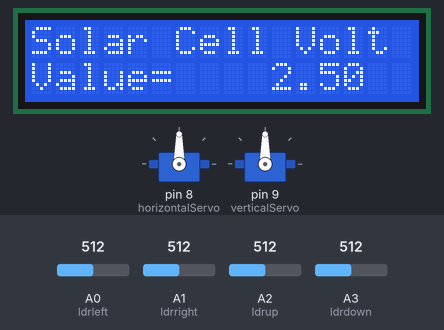
A sketch run on a simulated Arduino Uno, built with avr-gcc and run on an emulated ATmega328P. On the bench: 2 × servo, 16×2 character LCD. The inputs (shaded band) are chosen by the test bench; at power-on: A0 (ldrleft) = 512, A2 (ldrup) = 512, A3 (ldrdown) = 512, A1 (ldrright) = 512. What the sketch prints to the serial monitor is not drawn.

Above: at 1.2 s.
1.3 s: A0 (ldrleft) set to 529
At 2.55 s:
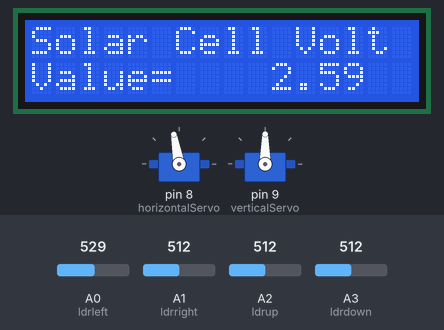
4.3 s: A2 (ldrup) set to 528
At 5.09 s:
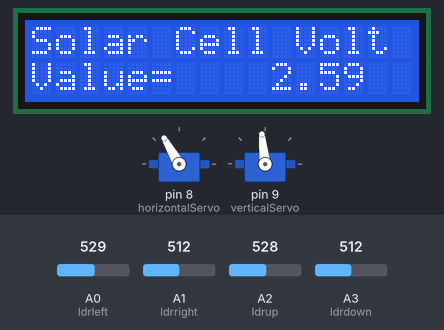
6.9 s: A0 (ldrleft) set to 306
At 7.11 s:
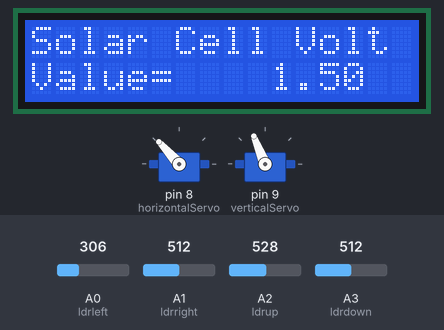
9.9 s: A3 (ldrdown) set to 523
At 10.15 s:
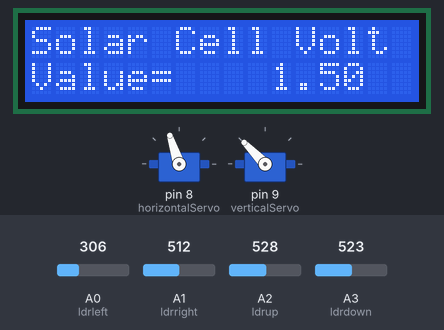
12.9 s: A2 (ldrup) set to 716
At 13.07 s:
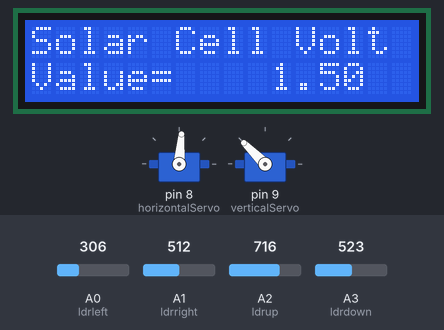
15.5 s: A1 (ldrright) set to 30
Timing chart, 0 to 21.3 s (numbered marks = the images above; inputs shaded):
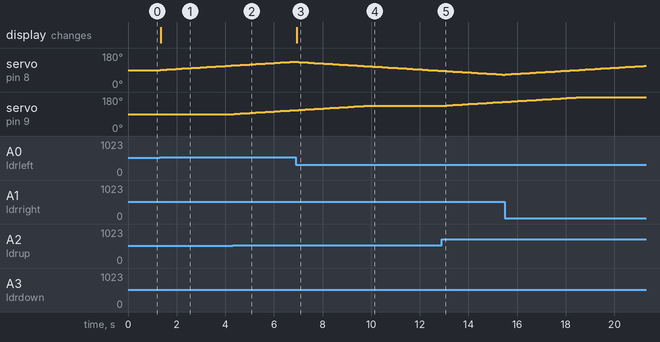

The sketch:

DualAxisSolarPanel.ino
```cpp
#include <Servo.h>
#include <Adafruit_LiquidCrystal.h>

// Servo setup
Servo horizontalServo;
Servo verticalServo;
int ldrleft = A0;   // LDR for left
int ldrright = A1;  // LDR for right
int ldrup = A2;     // LDR for up
int ldrdown = A3;   // LDR for down
int ldrleftvalue = 0;
int ldrrightvalue = 0;
int ldrupvalue = 0;
int ldrdownvalue = 0;
int hpos = 90;      // Initial horizontal position
int vpos = 90;      // Initial vertical position
int deadzone = 5;   // Deadzone for movement

// LCD setup
float solarcell = 0;
Adafruit_LiquidCrystal lcd(0);

void setup() {
    // Servo setup
    horizontalServo.attach(8);
    verticalServo.attach(9);
    horizontalServo.write(hpos);
    verticalServo.write(vpos);

    // LCD setup
    pinMode(A0, INPUT); // A0 is used for LDR and solar cell
    Serial.begin(9600);
    lcd.begin(16, 2);
}

void loop() {
    // Read LDR values
    ldrleftvalue = analogRead(ldrleft);
    ldrrightvalue = analogRead(ldrright);
    ldrupvalue = analogRead(ldrup);
    ldrdownvalue = analogRead(ldrdown);

    // Calculate differences for servo movement
    int hdiff = ldrleftvalue - ldrrightvalue;
    int vdiff = ldrupvalue - ldrdownvalue;

    // Horizontal Movement
    if (abs(hdiff) > deadzone) {
        if (hdiff > 0) {
            hpos += 1;
        } else {
            hpos -= 1;
        }
    }

    // Vertical Movement
    if (abs(vdiff) > deadzone) {
        if (vdiff > 0) {
            vpos += 1;
        } else {
            vpos -= 1;
        }
    }

    // Constrain servo positions
    hpos = constrain(hpos, 0, 180);
    vpos = constrain(vpos, 0, 180);

    // Update Servo Positions
    horizontalServo.write(hpos);
    verticalServo.write(vpos);

    // Read solar cell voltage
    solarcell = (analogRead(A0) * (5.001 / 1023.001)); // Assuming A0 is also used for solar cell
    Serial.println(solarcell);

    // Update LCD display
    lcd.setCursor(0, 0);
    lcd.print("Solar Cell Volt");
    lcd.setCursor(0, 1);
    lcd.print("Value=");
    char buffer[10];
    dtostrf(solarcell, 4, 2, buffer);
    lcd.setCursor(10, 1);
    lcd.print(buffer);

    delay(100); // Delay for stability
}
```

Measured:
- the behaviour switches between 517 and 518 on A2 (ldrup) (found by bisection; images 1 and 2)
- the behaviour switches between 522 and 523 on A3 (ldrdown) (found by bisection; images 3 and 4)
- after the input at 1.3 s, servo on pin 8 (horizontalServo): moves from 90° to 114° over 2.9 s, starting at once; the display: changes after 0.06 s (image 1)
- after the input at 4.3 s, servo on pin 9 (verticalServo): moves from 90° to 110° over 2.4 s, starting after 0.07 s
- after the input at 6.9 s, the display: changes at once (image 3)
- after the input at 9.9 s, servo on pin 9 (verticalServo): stays 134° (without the input it goes to 135° after 0.04 s)
- after the input at 12.9 s, servo on pin 9 (verticalServo): moves from 134° to 154° over 2.4 s, starting after 0.08 s
